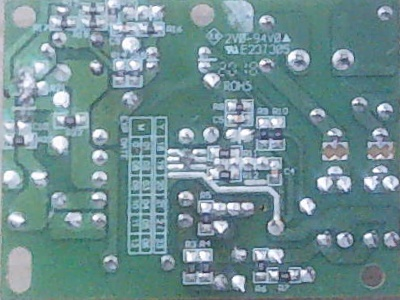
#> input picture calibration_data/reference_board.jpg, 400 x 300 px
$ python -i calibration_service.py   (imports and definitions only)
#> lines starting #> are read from the running program, lines starting #| are printed output that depends on the picture; after the words box and inside, x2 and y2 are one past the last pixel; in counts of white or black regions, pixels touching at a corner belong together
import os
import json
import time
import cv2
import numpy as np
from PIL import Image, ImageDraw, ImageFont

CALIBRATION_DIR = os.path.join(os.path.dirname(os.path.dirname(os.path.abspath(__file__))), "calibration_data")
CALIBRATION_FILE = os.path.join(CALIBRATION_DIR, "calibration.json")
REFERENCE_IMAGE = os.path.join(CALIBRATION_DIR, "reference_top.jpg")
REFERENCE_BOARD = os.path.join(CALIBRATION_DIR, "reference_board.jpg")

_orb = cv2.ORB_create(nfeatures=1000, fastThreshold=12)
_bf = cv2.BFMatcher(cv2.NORM_HAMMING, crossCheck=False)

_ref_keypoints = None
_ref_descriptors = None
_ref_corners = None
_ref_board_img = None
_last_calib_mtime = 0
_calibration_loaded = False

_smooth_corners = None
_lost_count = 0

_stable_orientation = "TOP_CORRECT"
_stable_label = "[OK] บอร์ดพร้อมตรวจ (0°)"
_orientation_history = []

def _smooth_orientation_status(new_status, new_label):
    """Fast responsive debounce over 3 frames to avoid flickering while reacting instantly."""
    global _stable_orientation, _stable_label, _orientation_history
    _orientation_history.append((new_status, new_label))
    if len(_orientation_history) > 4:
        _orientation_history.pop(0)

    states = [s[0] for s in _orientation_history]

    for candidate in ("TOP_ROTATED", "TOP_TILTED", "TOP_CORRECT"):
        if states.count(candidate) >= 2:
            _stable_orientation = candidate
            for s, l in reversed(_orientation_history):
                if s == candidate:
                    _stable_label = l
                    break
            break

    return _stable_orientation, _stable_label

_font = None
# [18 lines left out: function get_font, not called in this run]

def ensure_dir():
    os.makedirs(CALIBRATION_DIR, exist_ok=True)

# [52 lines left out: functions save_manual_corners, save_reference, not called in this run]

def load_reference(force_reload=False):
    """
    Load reference image and PCB 4-corners from disk.
    Caches keypoints & descriptors in RAM strictly inside the PCB bounding polygon.
    """
    global _ref_keypoints, _ref_descriptors, _ref_corners, _last_calib_mtime, _calibration_loaded

    if not os.path.exists(CALIBRATION_FILE) or not os.path.exists(REFERENCE_IMAGE):
        return False

    current_mtime = os.path.getmtime(CALIBRATION_FILE)
    if not force_reload and _calibration_loaded and _ref_corners is not None and current_mtime <= _last_calib_mtime:
        return True

    try:
        with open(CALIBRATION_FILE, "r", encoding="utf-8") as f:
            data = json.load(f)

        ref_img = cv2.imread(REFERENCE_IMAGE)
        if ref_img is None:
            return False

        if "corners" in data and len(data["corners"]) == 4:
            pts = np.array(data["corners"], dtype=np.float32)
        else:
            return False

        h, w = ref_img.shape[:2]

        mask = np.zeros((h, w), dtype=np.uint8)
        cv2.fillPoly(mask, [pts.astype(np.int32)], 255)

        ref_board_img = None
        if os.path.exists(REFERENCE_BOARD):
            ref_board_img = cv2.imread(REFERENCE_BOARD)
        elif ref_img is not None:
            dst_canon = np.array([[0, 0], [399, 0], [399, 299], [0, 299]], dtype=np.float32)
            M_board = cv2.getPerspectiveTransform(pts, dst_canon)
            ref_board_img = cv2.warpPerspective(ref_img, M_board, (400, 300))
            cv2.imwrite(REFERENCE_BOARD, ref_board_img)

        if ref_board_img is not None:
            gray_board = cv2.cvtColor(ref_board_img, cv2.COLOR_BGR2GRAY)
            kp, des = _orb.detectAndCompute(gray_board, None)
        else:
            gray = cv2.cvtColor(ref_img, cv2.COLOR_BGR2GRAY)
            kp, des = _orb.detectAndCompute(gray, mask)

        _ref_board_img = ref_board_img
        _ref_keypoints = kp
        _ref_descriptors = des
        _ref_corners = pts
        _last_calib_mtime = current_mtime
        _calibration_loaded = True
        return True

    except Exception as e:
        print("[Calibration] Error loading reference:", e)
        return False

# [44 lines left out: functions get_calibration_info, clear_calibration, not called in this run]

def order_corners(pts):
    """
    Order 4 corners clockwise starting from Top-Left:
    TL (0), TR (1), BR (2), BL (3).
    """
    rect = np.zeros((4, 2), dtype=np.float32)
    s = pts.sum(axis=1)
    rect[0] = pts[np.argmin(s)]
    rect[2] = pts[np.argmax(s)]

    diff = np.diff(pts, axis=1)
    rect[1] = pts[np.argmin(diff)]
    rect[3] = pts[np.argmax(diff)]
    return rect

def order_corners_matching_prev(pts, prev_corners=None):
    """
    Order 4 corners clockwise starting from Top-Left:
    TL (0), TR (1), BR (2), BL (3).
    If prev_corners is provided, match to closest previous corners to avoid 90-degree flips.
    """
    ordered = order_corners(pts)
    if prev_corners is None:
        return ordered

    best_shift = 0
    min_dist = float('inf')
    for shift in range(4):
        shifted = np.roll(ordered, shift, axis=0)
        dist = np.mean(np.linalg.norm(shifted - prev_corners, axis=1))
        if dist < min_dist:
            min_dist = dist
            best_shift = shift

    return np.roll(ordered, best_shift, axis=0)

def detect_physical_pcb_board(frame_bgr):
    """
    Fast Physical PCB Board Detection (< 2 ms).
    Detects the physical PCB board rectangle using color mask and geometric contours.
    Works robustly across multiple PCB variants (dark green, emerald, olive/light green).
    Strictly clips bottom/side drop shadows so bounding box hugs the true board boundaries.
    """
    h, w = frame_bgr.shape[:2]
    hsv = cv2.cvtColor(frame_bgr, cv2.COLOR_BGR2HSV)

    mask_green = cv2.inRange(hsv, np.array([28, 34, 30]), np.array([96, 255, 255]))

    kernel_close = cv2.getStructuringElement(cv2.MORPH_RECT, (9, 9))
    mask = cv2.morphologyEx(mask_green, cv2.MORPH_CLOSE, kernel_close)
    mask = cv2.morphologyEx(mask, cv2.MORPH_OPEN, cv2.getStructuringElement(cv2.MORPH_RECT, (3, 3)))

    contours, _ = cv2.findContours(mask, cv2.RETR_EXTERNAL, cv2.CHAIN_APPROX_SIMPLE)
    min_area = (w * h) * 0.02
    max_area = (w * h) * 0.90

    best_corners = None
    best_area = 0

    for c in contours:
        area = cv2.contourArea(c)
        if min_area < area < max_area:
            rect = cv2.minAreaRect(c)
            box = cv2.boxPoints(rect)
            box_area = rect[1][0] * rect[1][1]
            if box_area > 0 and (area / box_area) > 0.45:
                if area > best_area:
                    best_area = area
                    best_corners = order_corners_matching_prev(box, _smooth_corners)

    return best_corners

def check_orientation(frame_bgr):
    """
    Intelligent Real-Time PCB Tracking and Orientation Detection.
    1. Uses Physical PCB Board Detection to track ANY PCB board (holes, defective, rotated).
    2. Uses ORB Keypoint Homography to verify top-side orientation when available.
    """
    global _smooth_corners, _lost_count

    load_reference()

    h_full, w_full = frame_bgr.shape[:2]

    pcb_corners = detect_physical_pcb_board(frame_bgr)

    if pcb_corners is not None:

        if _smooth_corners is None or _lost_count > 3:
            _smooth_corners = pcb_corners.copy()
        else:

            max_drift = float(np.max(np.linalg.norm(pcb_corners - _smooth_corners, axis=1)))
            if max_drift < 3.5:

                pass
            elif max_drift < 25.0:

                alpha = 0.28
                _smooth_corners = (alpha * pcb_corners + (1.0 - alpha) * _smooth_corners)
            else:

                alpha = 0.65
                _smooth_corners = (alpha * pcb_corners + (1.0 - alpha) * _smooth_corners)

        _lost_count = 0

        edge_top = np.linalg.norm(_smooth_corners[1] - _smooth_corners[0])
        edge_side = np.linalg.norm(_smooth_corners[3] - _smooth_corners[0])

        if edge_top >= edge_side * 0.8:
            dx = float(_smooth_corners[1][0] - _smooth_corners[0][0])
            dy = float(_smooth_corners[1][1] - _smooth_corners[0][1])
        else:

            dx = float(_smooth_corners[2][0] - _smooth_corners[1][0])
            dy = float(_smooth_corners[2][1] - _smooth_corners[1][1])

        angle_deg = float(np.degrees(np.arctan2(dy, dx)))

        while angle_deg > 90: angle_deg -= 180
        while angle_deg < -90: angle_deg += 180

        if _ref_corners is not None and len(_ref_corners) == 4:
            ref_dx = float(_ref_corners[1][0] - _ref_corners[0][0])
            ref_dy = float(_ref_corners[1][1] - _ref_corners[0][1])
            ref_angle = float(np.degrees(np.arctan2(ref_dy, ref_dx)))
            while ref_angle > 90: ref_angle -= 180
            while ref_angle < -90: ref_angle += 180
            relative_tilt = angle_deg - ref_angle
            while relative_tilt > 90: relative_tilt -= 180
            while relative_tilt < -90: relative_tilt += 180
            abs_angle = abs(round(relative_tilt))
        else:
            abs_angle = abs(round(angle_deg))

        is_rotated_180 = False

        if _ref_descriptors is not None and _ref_keypoints is not None:
            try:

                dst_canon = np.array([[0, 0], [399, 0], [399, 299], [0, 299]], dtype=np.float32)
                M_cur = cv2.getPerspectiveTransform(_smooth_corners.astype(np.float32), dst_canon)
                cur_board = cv2.warpPerspective(frame_bgr, M_cur, (400, 300))
                cur_gray = cv2.cvtColor(cur_board, cv2.COLOR_BGR2GRAY)

                kp_cur, des_cur = _orb.detectAndCompute(cur_gray, None)
                if des_cur is not None and len(kp_cur) >= 12:
                    matches = _bf.knnMatch(_ref_descriptors, des_cur, k=2)
                    good = [m for m in matches if len(m) == 2 and m[0].distance < 0.80 * m[1].distance]
                    if len(good) >= 6:
                        src_pts = np.float32([_ref_keypoints[m[0].queryIdx].pt for m in good]).reshape(-1, 1, 2)
                        dst_pts = np.float32([kp_cur[m[0].trainIdx].pt for m in good]).reshape(-1, 1, 2)
                        M, inliers = cv2.findHomography(src_pts, dst_pts, cv2.RANSAC, 6.0)
                        if M is not None:
                            num_inliers = int(np.sum(inliers))
                            if num_inliers >= 6:
                                homo_angle = float(np.degrees(np.arctan2(M[1, 0], M[0, 0])))
                                homo_angle = ((homo_angle + 180) % 360) - 180
                                if abs(round(homo_angle)) > 120:
                                    is_rotated_180 = True
            except Exception:
                pass

        if is_rotated_180:
            final_status, final_label = _smooth_orientation_status("TOP_ROTATED", "[!] บอร์ดหมุนกลับหัว 180°")
        elif abs_angle > 12:
            final_status, final_label = _smooth_orientation_status("TOP_TILTED", f"[!] บอร์ดเอียง {abs_angle}°")
        else:
            final_status, final_label = _smooth_orientation_status("TOP_CORRECT", f"[OK] บอร์ดพร้อมตรวจ ({abs_angle}°)")

        return {
            "orientation": final_status,
            "label_th": final_label,
            "match_score": 95 if final_status == "TOP_CORRECT" else 85,
            "rotation_deg": round(angle_deg, 1),
            "corners": _smooth_corners.tolist()
        }

    if _ref_corners is not None and _ref_descriptors is not None and _ref_keypoints is not None:
        try:
            scale = 0.5
            inv_scale = 1.0 / scale
            small_frame = cv2.resize(frame_bgr, (int(w_full * scale), int(h_full * scale)), interpolation=cv2.INTER_LINEAR)
            gray_small = cv2.cvtColor(small_frame, cv2.COLOR_BGR2GRAY)
            kp_current, des_current = _orb.detectAndCompute(gray_small, None)

            if des_current is not None and len(kp_current) >= 10:
                matches = _bf.knnMatch(_ref_descriptors, des_current, k=2)
                good_matches = [m for m, n in matches if m.distance < 0.78 * n.distance]

                if len(good_matches) >= 10:
                    src_pts = np.float32([_ref_keypoints[m.queryIdx].pt for m in good_matches]).reshape(-1, 1, 2)
                    dst_pts = np.float32([kp_current[m.trainIdx].pt for m in good_matches]).reshape(-1, 1, 2) * inv_scale
                    M, inliers = cv2.findHomography(src_pts, dst_pts, cv2.RANSAC, 6.0)

                    if M is not None and np.sum(inliers) >= 8:
                        transformed = cv2.perspectiveTransform(_ref_corners.reshape(-1, 1, 2), M).reshape(-1, 2)
                        area = cv2.contourArea(transformed.astype(np.int32))
                        full_area = w_full * h_full
                        if (full_area * 0.03) < area < (full_area * 0.90):
                            if _smooth_corners is None or _lost_count > 3:
                                _smooth_corners = transformed.copy()
                            else:
                                _smooth_corners = 0.70 * transformed + 0.30 * _smooth_corners
                            _lost_count = 0

                            angle_rad = np.arctan2(M[1, 0], M[0, 0])
                            angle_deg = float(np.degrees(angle_rad))
                            angle_deg = ((angle_deg + 180) % 360) - 180
                            abs_angle = abs(round(angle_deg))

                            if abs_angle > 135:
                                return {"orientation": "TOP_ROTATED", "label_th": f"[!] หมุนกลับหัว 180° ({abs_angle}°)", "match_score": 90, "rotation_deg": round(angle_deg, 1), "corners": _smooth_corners.tolist()}
                            elif abs_angle > 15:
                                return {"orientation": "TOP_TILTED", "label_th": f"[!] บอร์ดเอียง {abs_angle}°", "match_score": 85, "rotation_deg": round(angle_deg, 1), "corners": _smooth_corners.tolist()}
                            else:
                                return {"orientation": "TOP_CORRECT", "label_th": f"[OK] บอร์ดพร้อมตรวจ ({abs_angle}°)", "match_score": 95, "rotation_deg": round(angle_deg, 1), "corners": _smooth_corners.tolist()}
        except Exception:
            pass

    return _handle_tracking_lost()

# [96 lines left out: functions _handle_tracking_lost, draw_pcb_orientation_overlay, not called in this run]

>>> import cv2
>>> picture = cv2.imread('../calibration_data/reference_board.jpg')
#> picture is the input picture: shape (300, 400, 3); mean B, G, R 146.7, 143, 112.3
>>> result = check_orientation(picture)
#> in detect_physical_pcb_board, `hsv = cv2.cvtColor(frame_bgr, cv2.COLOR_BGR2HSV)`: hsv: shape (300, 400, 3); mean H, S, V 94.3, 68.5, 149.8
#> in detect_physical_pcb_board, `mask_green = cv2.inRange(hsv, np.array([28, 34, 30]), np.array([96, 25..`:
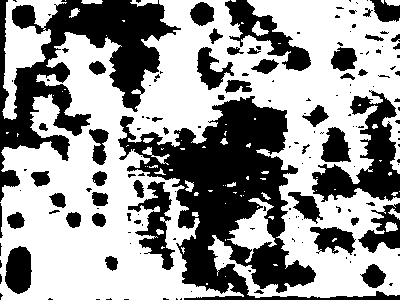
#> mask_green: shape (300, 400); 59.1% white; 156 black regions (103 under 20 px), largest, box (x1, y1, x2, y2) and area: (118, 96, 400, 300) 18465, (0, 0, 181, 202) 12092, (312, 90, 400, 202) 4029
#> in detect_physical_pcb_board, `mask = cv2.morphologyEx(mask_green, cv2.MORPH_CLOSE, kernel_close)`:
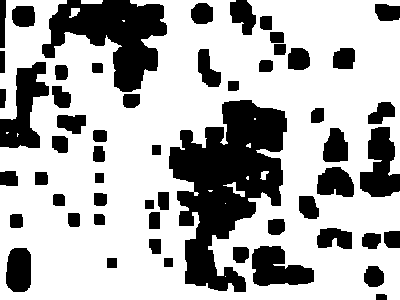
#> mask: shape (300, 400); 68.6% white; 56 black regions, largest, box (x1, y1, x2, y2) and area: (169, 100, 287, 292) 12292, (42, 0, 167, 92) 5961, (0, 62, 49, 148) 2208
#> in detect_physical_pcb_board, `mask = cv2.morphologyEx(mask, cv2.MORPH_OPEN, cv2.getStructuringElemen..`:
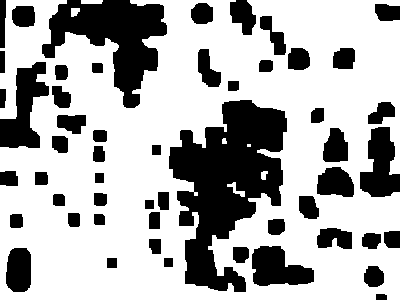
#> mask: shape (300, 400); 68.4% white; 53 black regions
#> in detect_physical_pcb_board, `contours, _ = cv2.findContours(mask, cv2.RETR_EXTERNAL, cv2.CHAIN_APPR..`: contours = 3 contours; box (x1, y1, x2, y2) and area: (0, 0, 400, 300) 106330, (81, 0, 103, 4) 62, (71, 8, 80, 17) 50
#> the loop in detect_physical_pcb_board, `for c in contours:` made 3 passes
#> (area, box_area, best_area, best_corners) on pass 3: (106330.5, 119301, 106330.5, [[0, 0], [399, 0], [399, 299], [-9.15e-15, 299]])
#> area on passes 1 to 2: 49.5, 61.5
#> after the loop in detect_physical_pcb_board, `for c in contours:`: best_area = 106330.5
#> in check_orientation, `pcb_corners = detect_physical_pcb_board(frame_bgr)`: pcb_corners = [[0, 0], [399, 0], [399, 299], [-9.15e-15, 299]]
#> in check_orientation, `edge_top = np.linalg.norm(_smooth_corners[1] - _smooth_corners[0])`: edge_top = 399
#> in check_orientation, `edge_side = np.linalg.norm(_smooth_corners[3] - _smooth_corners[0])`: edge_side = 299
#> in check_orientation, `dx = float(_smooth_corners[1][0] - _smooth_corners[0][0])`: dx = 399
#> in check_orientation, `dy = float(_smooth_corners[1][1] - _smooth_corners[0][1])`: dy = 0
#> in check_orientation, `final_status, final_label = _smooth_orientation_status("TOP_CORRECT", ..`: final_status = 'TOP_CORRECT'; final_label = '[OK] บอร์ดพร้อมตรวจ (0°)'
#> result = {'orientation': 'TOP_CORRECT', 'label_th': '[OK] บอร์ดพร้อมตรวจ (0°)', 'match_score': 95, 'rotation_deg': 0, 'corners': [[0, 0], [399, 0], [399, 299], [-9.15e-15, 299]]}
